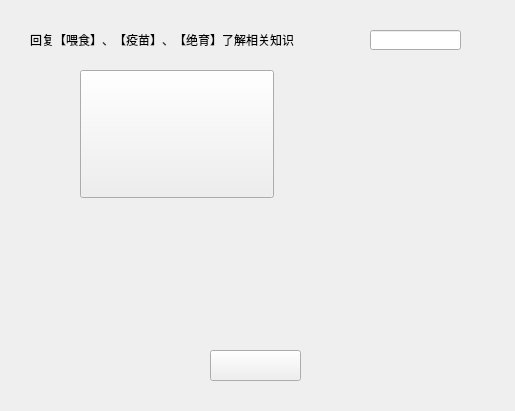
<?xml version="1.0" encoding="UTF-8"?>
<ui version="4.0">
 <class>interact</class>
 <widget class="QWidget" name="interact">
  <property name="geometry">
   <rect>
    <x>0</x>
    <y>0</y>
    <width>515</width>
    <height>411</height>
   </rect>
  </property>
  <property name="windowTitle">
   <string>Form</string>
  </property>
  <widget class="QLabel" name="label">
   <property name="geometry">
    <rect>
     <x>0</x>
     <y>0</y>
     <width>521</width>
     <height>411</height>
    </rect>
   </property>
   <property name="text">
    <string/>
   </property>
   <property name="pixmap">
    <pixmap resource="1Cat.qrc">:/background.jpg</pixmap>
   </property>
   <property name="scaledContents">
    <bool>true</bool>
   </property>
  </widget>
  <widget class="QLabel" name="text">
   <property name="geometry">
    <rect>
     <x>30</x>
     <y>30</y>
     <width>281</width>
     <height>20</height>
    </rect>
   </property>
   <property name="text">
    <string>回复【喂食】、【疫苗】、【绝育】了解相关知识</string>
   </property>
  </widget>
  <widget class="QLabel" name="avatar">
   <property name="geometry">
    <rect>
     <x>40</x>
     <y>70</y>
     <width>31</width>
     <height>31</height>
    </rect>
   </property>
   <property name="text">
    <string/>
   </property>
   <property name="pixmap">
    <pixmap resource="1Cat.qrc">:/5.17/chunbai.jpg</pixmap>
   </property>
   <property name="scaledContents">
    <bool>true</bool>
   </property>
  </widget>
  <widget class="QLineEdit" name="input">
   <property name="geometry">
    <rect>
     <x>370</x>
     <y>30</y>
     <width>91</width>
     <height>20</height>
    </rect>
   </property>
  </widget>
  <widget class="QPushButton" name="link">
   <property name="geometry">
    <rect>
     <x>80</x>
     <y>70</y>
     <width>194</width>
     <height>128</height>
    </rect>
   </property>
   <property name="text">
    <string/>
   </property>
  </widget>
  <widget class="QPushButton" name="back">
   <property name="geometry">
    <rect>
     <x>210</x>
     <y>350</y>
     <width>91</width>
     <height>31</height>
    </rect>
   </property>
   <property name="text">
    <string/>
   </property>
   <property name="icon">
    <iconset resource="1Cat.qrc">
     <normaloff>:/back.png</normaloff>:/back.png</iconset>
   </property>
   <property name="iconSize">
    <size>
     <width>91</width>
     <height>31</height>
    </size>
   </property>
  </widget>
 </widget>
 <resources>
  <include location="1Cat.qrc"/>
 </resources>
 <connections/>
</ui>
